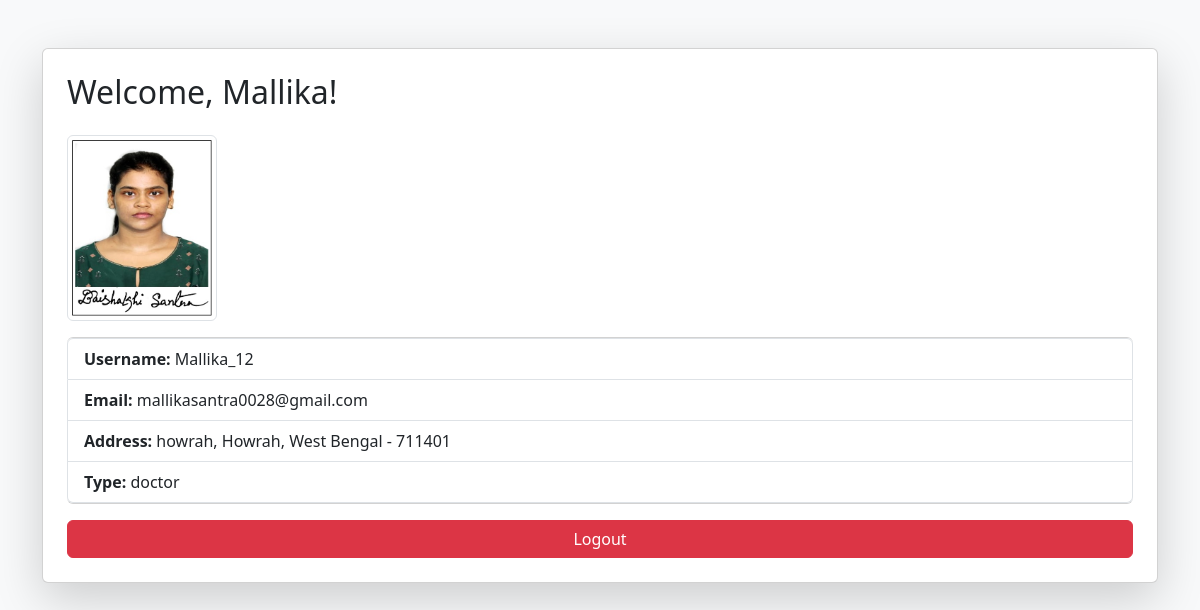
Page /accounts/patient_dashboard/ (signed in) on the committed database.
### accounts/models.py (models this page shows, shortened)
class Profile(models.Model):
    USER_TYPES = [
        ('patient', 'Patient'),
        ('doctor', 'Doctor'),
    ]
    user = models.OneToOneField(User, on_delete=models.CASCADE)
    user_type = models.CharField(max_length=10, choices=USER_TYPES)
    profile_picture = models.ImageField(upload_to='profile_pics/', blank=True, null=True)
    address_line1 = models.CharField(max_length=255)
    city = models.CharField(max_length=50)
    state = models.CharField(max_length=50)
    pincode = models.CharField(max_length=10)

### accounts/views.py (the view)
# urls.py: path('patient_dashboard/', views.patient_dashboard, name='patient_dashboard'),
def patient_dashboard(request):
    profile = request.user.profile
    return render(request, 'patient_dashboard.html', {'profile': profile})

### accounts/templates/patient_dashboard.html (shortened to what this page needs)
<!DOCTYPE html>
<html>
<head>
    <link href="https://cdn.jsdelivr.net/npm/bootstrap@5.3.0/dist/css/bootstrap.min.css" rel="stylesheet">
</head>
<body class="bg-light">
<div class="container mt-5">
    <div class="card shadow-lg p-4">
        <h2 class="mb-4">Welcome, {{ request.user.first_name }}!</h2>
        {% if profile.profile_picture %}
            <img src="{{ profile.profile_picture.url }}" class="img-thumbnail mb-3" style="max-width:150px;">
        {% endif %}
        <ul class="list-group">
            <li class="list-group-item"><strong>Username:</strong> {{ request.user.username }}</li>
            <li class="list-group-item"><strong>Email:</strong> {{ request.user.email }}</li>
            <li class="list-group-item"><strong>Address:</strong> {{ profile.address_line1 }}, {{ profile.city }}, {{ profile.state }} - {{ profile.pincode }}</li>
            <li class="list-group-item"><strong>Type:</strong> {{ profile.user_type }}</li>
        </ul>
        <a href="{% url 'login' %}" class="btn btn-danger mt-3">Logout</a>
    </div>
</div>
</body>
</html>

### rows in the picture
Profile: profile_picture (picture), address_line1 "howrah", city "Howrah", state "West Bengal", pincode "711401", user_type "doctor"

### other values in the picture
{{ request.user.first_name }} "Mallika"
{{ request.user.username }} "Mallika_12"
{{ request.user.email }} "mallikasantra0028@gmail.com"
